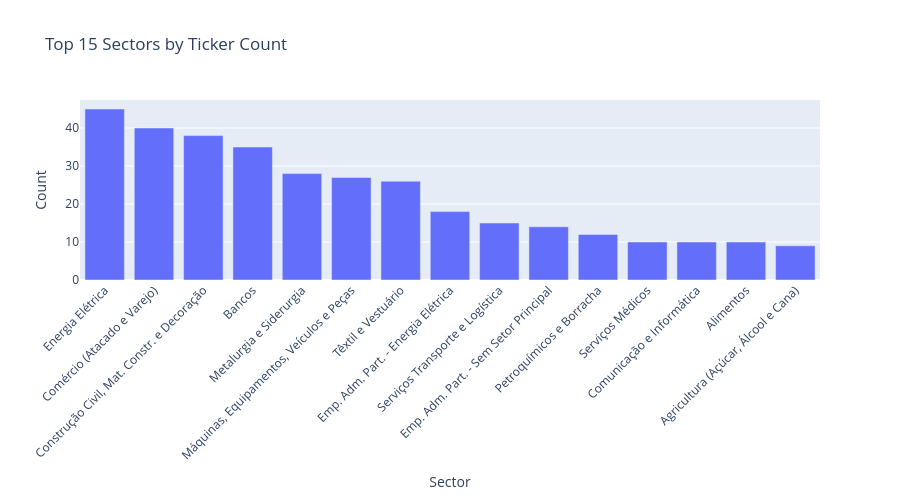

The notebook cell this image was saved under:
### Markdown cell above
### 1c. Sector Distribution

### Code cell
sector_counts = info['sector'].value_counts().head(15)

fig = px.bar(
    x=sector_counts.index,
    y=sector_counts.values,
    labels={'x': 'Sector', 'y': 'Count'},
    title='Top 15 Sectors by Ticker Count',
    height=500
)
fig.update_xaxes(tickangle=-45)
fig.show()

print(f"\nTotal sectors: {info['sector'].nunique()}")
print(f"Unknown/null sectors: {info['sector'].isna().sum()}")

### Figure 1 — Plotly figure (JSON) as saved in the notebook; plotly's stock layout.template omitted (floating-point values rounded to 4 significant figures)
{"data": [{"hovertemplate": "Sector=%{x}<br>Count=%{y}<extra></extra>", "legendgroup": "", "marker": {"color": "#636efa", "pattern": {"shape": ""}}, "name": "", "orientation": "v", "showlegend": false, "textposition": "auto", "type": "bar", "x": ["Energia Elétrica", "Comércio (Atacado e Varejo)", "Construção Civil, Mat. Constr. e Decoração", "Bancos", "Metalurgia e Siderurgia", "Máquinas, Equipamentos, Veículos e Peças", "Têxtil e Vestuário", "Emp. Adm. Part. - Energia Elétrica", "Serviços Transporte e Logística", "Emp. Adm. Part. - Sem Setor Principal", "Petroquímicos e Borracha", "Serviços Médicos", "Comunicação e Informática", "Alimentos", "Agricultura (Açúcar, Álcool e Cana)"], "xaxis": "x", "y": [45, 40, 38, 35, 28, 27, 26, 18, 15, 14, 12, 10, 10, 10, 9], "yaxis": "y"}], "layout": {"barmode": "relative", "height": 500, "legend": {"tracegroupgap": 0}, "title": {"text": "Top 15 Sectors by Ticker Count"}, "xaxis": {"anchor": "y", "domain": [0, 1], "tickangle": -45, "title": {"text": "Sector"}}, "yaxis": {"anchor": "x", "domain": [0, 1], "title": {"text": "Count"}}}}
